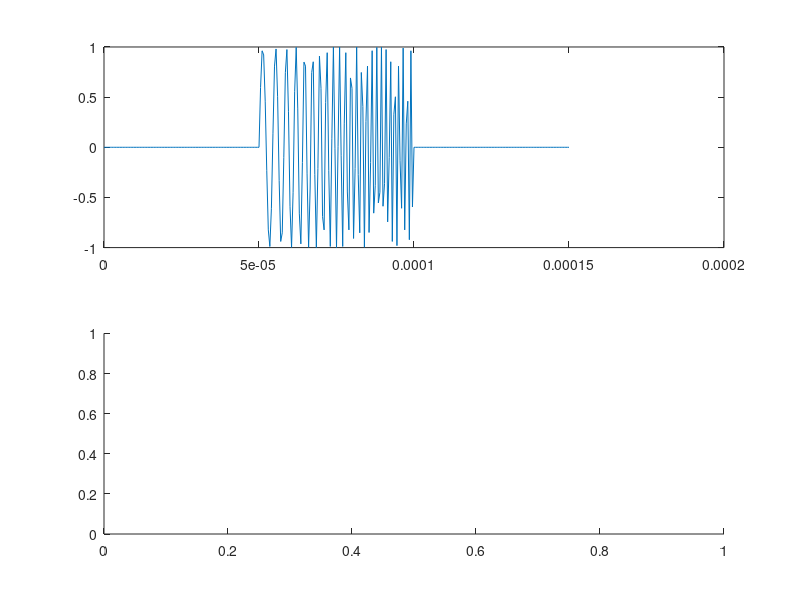

This figure's MATLAB source: (Note: this script raises an error after producing the figure.)
%% Plane wave normal incidence frequency response
fs = 2e6;
nfft = 2^15;
f = (0:nfft-1)*fs/nfft;

%% Excitation pulse
tend = 50e-6;
t = (0:1/fs:tend)';

% Start and stop frequencies
f0 = 200e3;
f1 = 800e3;

% Window
wndw = rectwin(length(t));

% Real chirp
y = wndw.*chirp(t, f0, tend, f1, 'linear', 270);

% Pad with zeros
y = [zeros(100, 1); y; zeros(100, 1)];
t = (0:length(y)-1)/fs';

% Make the waveform Analytic
y = conj(hilbert(y));
Y = ifft(y, nfft);

%% Plot the pulse
figure
subplot(211)
plot(t, real(y))
subplot(212)
plot(f, db(abs(Y).^2))

%% Do the whole she bang
rho_fluid = 1;
v_fluid = 350;
v = 0;
damping = -0.4i;
for i = 1:length(v)
    %% Fluid-fluid-fluid model
    fluid1 = struct('v', v_fluid, 'density', rho_fluid);
    % fluid1 = struct('v', 340, 'density', 1000);
    fluid3 = fluid1;
    layer = struct('v', 5850 + damping, 'density', 7850, 'vShear', 3218 + damping);
    theta = v(i);
    
    d = 10.15e-3;
    fres = 0.5*5850/d;
    
    % Fluid-solid-fluid model
    model = MultiLayerModel(fluid1, layer, fluid3, d);
    
    [R, T] = analyticRTFast(f, theta, model);
    
    %% Convolve the pulse and the reflection coefficient
    xt = fft(Y(:).*T(:), nfft);
    xr = fft(Y(:).*R(:), nfft);
    tx = (0:length(xt)-1)/fs;
    
    %% Plot both signals
    figure
    subplot(211)
    plot(tx, real(xt))
    legend('Transmitted')
    % plot(tx, real(xt), tx, real(xr));
    % legend('Transmitted', 'Reflected')
    title(sprintf('theta = %d', theta));
    ax = subplot(212);
    hold(ax, 'all');
    plotprd(xt, f/fres, ax);
    plotprd(xr, f/fres, ax);
    ylabel('dB')
    xlabel('Normalized frequency (f/f_1)')
end